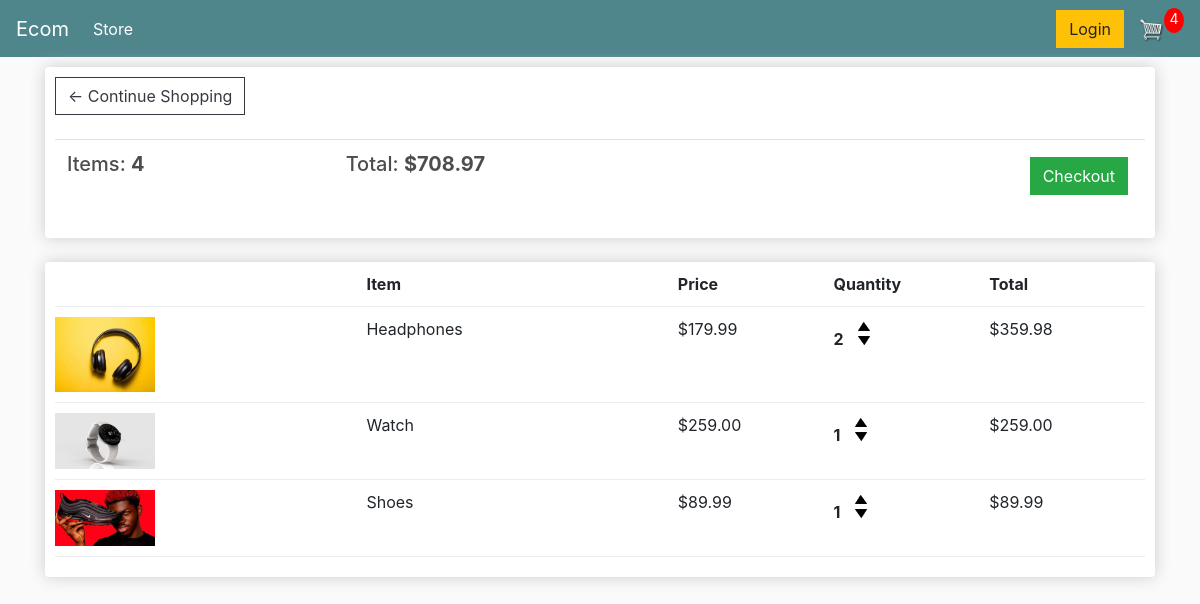
The page /cart/ (signed in) on the database as committed earlier.
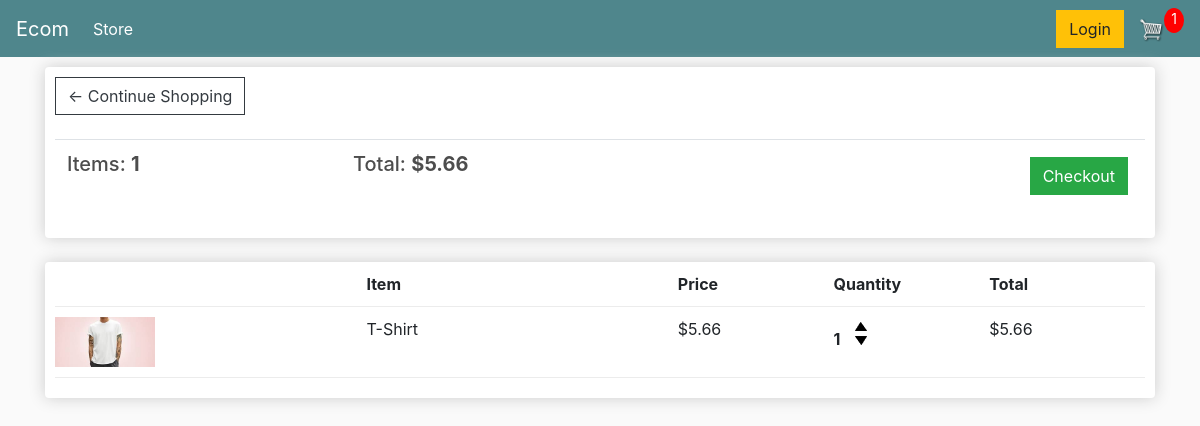
The same page on the database as committed later.
### store/models.py (models this page shows, shortened)
class Order(models.Model):
    customer=models.ForeignKey(Customer,on_delete=models.SET_NULL,null=True,blank=True)
    date_ordered=models.DateTimeField(auto_now_add=True)
    complete=models.BooleanField(default=False)
    transaction_id=models.CharField(max_length=200,null=True)
    def __str__(self):
        return str(self.id)
    @property
    def get_cart_total(self):
        orderitems=self.orderitem_set.all()
        cart_total=sum([item.get_total for item in orderitems])
        return cart_total
    @property
    def get_cart_items(self):
        orderitems=self.orderitem_set.all()
        item_total=sum([item.quantity for item in orderitems])
        return item_total

class OrderItem(models.Model):
    product=models.ForeignKey(Product,on_delete=models.SET_NULL,blank=True,null=True)
    order=models.ForeignKey(Order,on_delete=models.SET_NULL,blank=True,null=True)
    quantity=models.IntegerField(default=0,null=True,blank =True)
    date_added=models.DateTimeField(auto_now_add=True)
    @property
    def get_total(self):
        total=self.product.price * self.quantity
        return total

class Product(models.Model):
    name=models.CharField(max_length=200)
    price=models.DecimalField(max_digits=7,decimal_places=2)
    digital=models.BooleanField(default=False,null=True,blank=True)
    image=models.ImageField(null=True,blank=True)
    @property
    def imageURL(self):
        try:
            url=self.image.url
        except:
            url=''
        return url

### store/views.py (the view)
# urls.py: path('cart/',views.cart,name="cart"),
def cart(request):
    data = cartData(request)
    cartItems = data['cartItems']
    order = data['order']
    items = data['items']
    print("cartItems:" , cartItems,'\n\n' )
    print("order:" , order ,'\n\n')
    print("items:" , items ,'\n\n')
    context={'items':items,'order':order,'cartItems':cartItems}
    return render(request,'store/cart.html',context)

### store/utils.py (called while the page is built)
def cartData(request):
    if request.user.is_authenticated:
        customer = request.user.customer  #from tutorial (yes work)
        order,created = Order.objects.get_or_create(customer=customer,complete=False)
        items=order.orderitem_set.all()
        cartItems=order.get_cart_items
    else:
        cookieData = cookieCart(request)
        cartItems = cookieData['cartItems']
        order = cookieData['order']
        items = cookieData['items']
    return {'cartItems':cartItems, 'order':order, 'items':items}

### store/templates/store/cart.html
{% extends 'store/main.html' %}
{% load static %}
{% block content %}
<div class="row">
    <div class="col-lg-12">
        <div class="box-element">
            <a class="btn btn-outline-dark" href="{% url 'store' %}">
                &#x2190;
            Continue Shopping</a>
            <br>
            <br>
            <table class="table">
                <tr>
                    <th><h5>Items: <strong>{{order.get_cart_items}} </strong></h5></th>
                    <th><h5>Total: <strong>${{order.get_cart_total|floatformat:2}} </strong></h5></th>
                    <th>
                        <a style="float: right; margin:5px;" class="btn btn-success" href="{% url 'checkout' %}">
                        Checkout</a>
                    </th>
                </tr>
            </table>
        </div>
        <br>
        <div class="box-element">
            <div class="cart-row">
                <div style="flex:2"></div>
                <div style="flex:2"><strong>Item</strong></div>
                <div style="flex:1"><strong>Price</strong></div>
                <div style="flex:1"><strong>Quantity</strong></div>
                <div style="flex:1"><strong>Total</strong></div>
            </div>
            {% for item in items %}
            <div class="cart-row">
                <div style="flex:2"><img class="row-image" src="{{item.product.imageURL}}"></div>
                <div style="flex:2"><p>{{item.product.name}}</p></div>
                <div style="flex:1"><p>${{item.product.price|floatformat:2}}</p></div>
                <div style="flex:1">
                    <p class="quantity"> {{item.quantity}} </p>
                    <div class="quantity">
                        <img data-product="{{item.product.id}}" data-action="add" class="chg-quantity update-cart" src="{% static  'store/images/arrow-up.png' %}">
                        <img data-product="{{item.product.id}}" data-action="remove" class="chg-quantity update-cart" src="{% static  'store/images/arrow-down.png' %}">
                    </div>
                </div>
                <div style="flex:1"><p>${{item.get_total|floatformat:2}} </p></div>
            </div>
            {%  endfor %}
        </div>
    </div>
</div>
{% endblock content %}

Rows that differ between the two databases and show on the page:
removed OrderItem: product.imageURL (picture), product.name "Headphones", product.price "179.99", quantity "2", get_total "359.98"
removed OrderItem: product.imageURL (picture), product.name "Watch", product.price "259.00", quantity "1", get_total "259.00"
removed OrderItem: product.imageURL (picture), product.name "Shoes", product.price "89.99", quantity "1", get_total "89.99"
changed Order: get_cart_items "4" → "1"; get_cart_total "708.97" → "5.66"
added OrderItem: product.imageURL (picture), product.name "T-Shirt", product.price "5.66", quantity "1", get_total "5.66"
Other text that changed with them:
{{ cartItems }}: "4" → "1"
